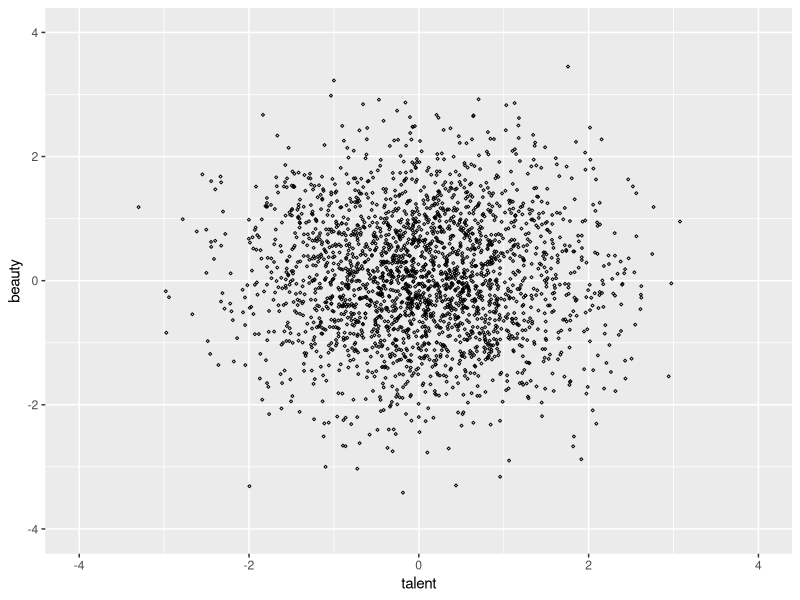
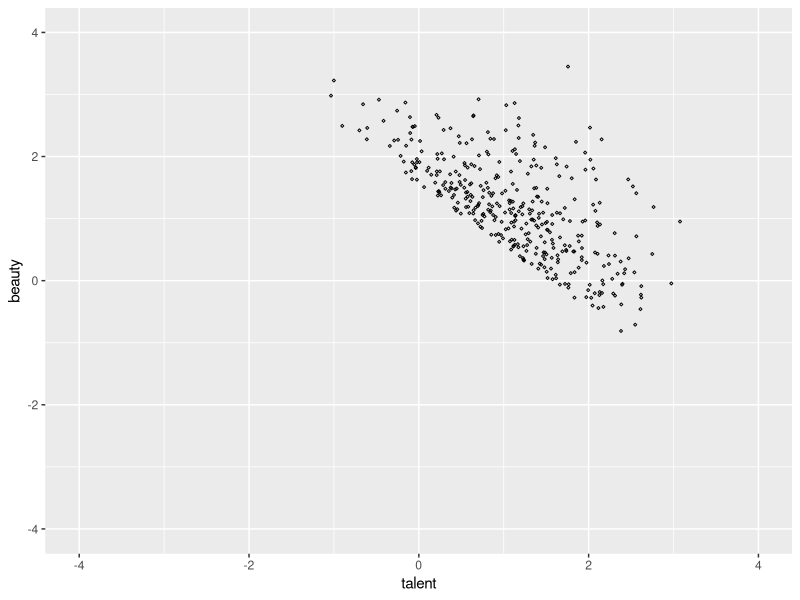
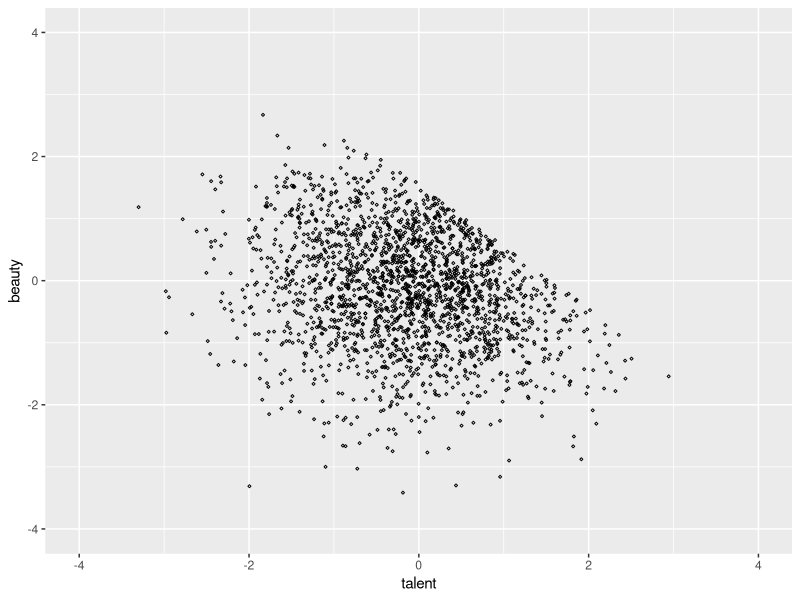

Recreate these plots in R, in order.
library(tidyverse)
rm(list = ls()) # clear memory
set.seed(22092008)

star_is_born <- tibble(
  beauty = rnorm(2500),
  talent = rnorm(2500),
  score = beauty + talent,
  c85 = quantile(score, .85),
  star = ifelse(score>=c85,1,0)
)

star_is_born %>% 
  lm(beauty ~ talent, .) %>% 
  ggplot(aes(x = talent, y = beauty)) +
  geom_point(size = 0.5, shape=23) + xlim(-4, 4) + ylim(-4, 4)

star_is_born %>% 
  filter(star == 1) %>% 
  lm(beauty ~ talent, .) %>% 
  ggplot(aes(x = talent, y = beauty)) +
  geom_point(size = 0.5, shape=23) + xlim(-4, 4) + ylim(-4, 4)


star_is_born %>% 
  filter(star == 0) %>% 
  lm(beauty ~ talent, .) %>% 
  ggplot(aes(x = talent, y = beauty)) +
  geom_point(size = 0.5, shape=23) + xlim(-4, 4) + ylim(-4, 4)

